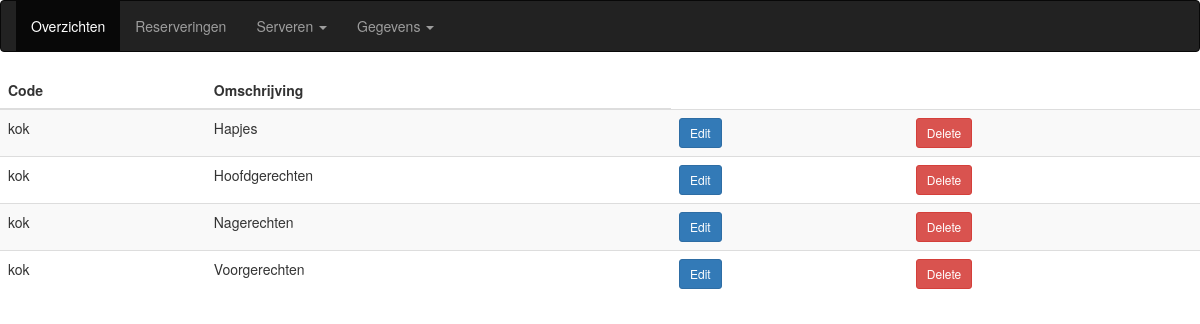
Page /gerechtsub.php on the committed database.
### tables this page shows
CREATE TABLE `gerechtscategorien` (
  `gerechtscategorieID` int(11) NOT NULL,
  `code` varchar(3) DEFAULT NULL,
  `naam` varchar(20) DEFAULT NULL
);

### database.php (called while the page is built, shortened)
<?php
class DB{
    private $pdo;
    public function __construct($host, $user, $pass, $db, $charset){
        $this->host = $host;
        $this->user = $user;
        $this->pass = $pass;
        $this->db = $db;
        $this->charset = $charset;
        try{
            $dsn = 'mysql:host='. $this->host.';dbname='.$this->db.';charset='.$this->charset;
            $this->pdo = new PDO($dsn, $this->user, $this->pass);
            $this->pdo->setAttribute(PDO::ATTR_ERRMODE, PDO::ERRMODE_EXCEPTION);
            return $this->pdo;
        }
        catch(\PDOException $e){
            echo "Connection Failed: ".$e->getMessage();
        }
    }
                public function showSub(){
                    try {
                    $query = "SELECT * FROM gerechtscategorien WHERE NOT gerechtscategorieID = 1";
                    $prep = $this->pdo->prepare($query);
                    $prep->execute();
                    $rows = $prep->fetchAll(PDO::FETCH_ASSOC);
                         return $rows;
                     } catch (\Throwable $th) {
                          throw $th;
                     }
                }
}

### gerechtsub.php (the view, shortened to what this page needs)
<?php
include_once 'database.php';
$db = new DB('localhost', 'root', '', 'restaurant', 'utf8mb4');
$gerechtsub = $db->showSub();
?>
<!DOCTYPE html>
<html lang="en">
<head>
  <link rel="stylesheet" href="https://maxcdn.bootstrapcdn.com/bootstrap/3.4.1/css/bootstrap.min.css">
</head>
<body>
<nav class="navbar navbar-inverse">
  <div class="container-fluid">
    <ul class="nav navbar-nav">
      <li class="active"><a href="overzichten.php">Overzichten</a></li>
      <li><a href="reserveren.php">Reserveringen</a></li>
      <li class="dropdown"><a class="dropdown-toggle" data-toggle="dropdown" href="#">Serveren <span class="caret"></span></a>
        <li class="dropdown"><a class="dropdown-toggle" data-toggle="dropdown" href="#">Gegevens <span class="caret"></span></a>
      </li>
    </ul>
  </div>
</nav>
  <div id="horizontal">
    <main>
        <table class="table table-striped" id="overzicht">
            <thead class="thead-dark">
                <tr>
                    <th scope="col">Code</th>
                    <th scope="col">Omschrijving</th>
                </tr>
            </thead>
            <tbody>
                <?php foreach ($gerechtsub as $sub): ?>
                    <tr>
                        <td><?php echo $sub["code"]; ?></td>
                        <td><?php echo $sub["naam"];?></td>
                        <td class="noExl">
                            <a class="btn btn-primary mr-2 btn-sm" href="editklant.php?id=<?php echo $klant["klantenID"]; ?>">Edit</a>
                        </td>
                        <td class="noExl">
                            <a class="btn btn-danger mr-2 btn-sm" href="deleteklant.php?id=<?php echo $klant["klantenID"]; ?>">Delete</a>
                        </td>
                    </tr>
                <?php endforeach; ?>
            </tbody>
        </table>
    </main>
</body>
</html>

### rows in the picture
gerechtscategorien: code "kok", naam "Hapjes"
gerechtscategorien: code "kok", naam "Hoofdgerechten"
gerechtscategorien: code "kok", naam "Nagerechten"
gerechtscategorien: code "kok", naam "Voorgerechten"
